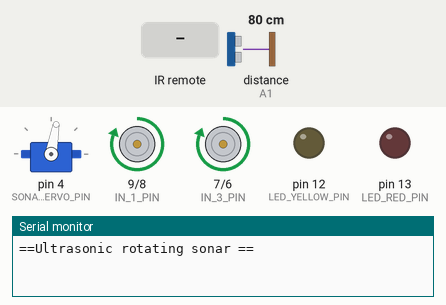
Simulated run of this sketch. Board: Arduino Uno, built with avr-gcc and run on an emulated ATmega328P. On the bench: servo, motor-driver pin pairs drawn as motors (green arrow = first pin HIGH = forward, orange = second pin HIGH = backward, longer = more drive, scaled by the enable pin), output pins drawn as LEDs (lit = HIGH), the last lines printed to the serial monitor. The inputs (shaded band) are chosen by the test bench; at power-on: distance to the obstacle (sensor on A1) 80 cm. The echo pulse lasts 58.3 µs per cm; random numbers use the default seed unless the sketch sets one.

Above: at 1.2 s.
1.3 s: infrared code 0xFF9867 received
3.0 s: infrared code 0xFFA857 received
At 3.6 s:
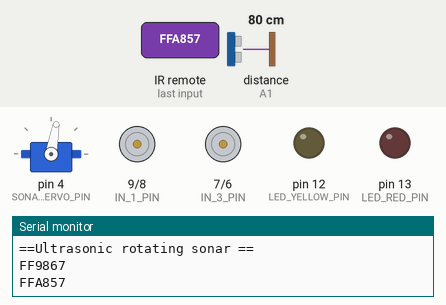
4.7 s: infrared code 0xFF22DD received
At 4.8 s:
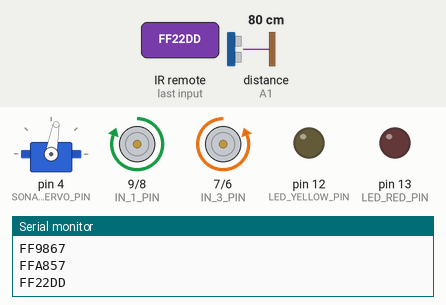
6.4 s: infrared code 0xFFC23D received
At 6.5 s:
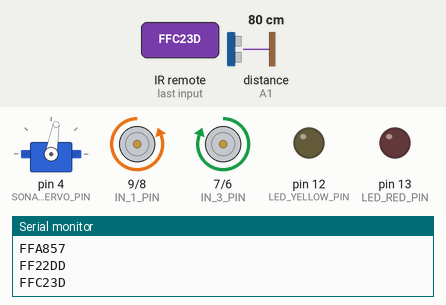
8.1 s: infrared code 0xFF6897 received
At 9.12 s:
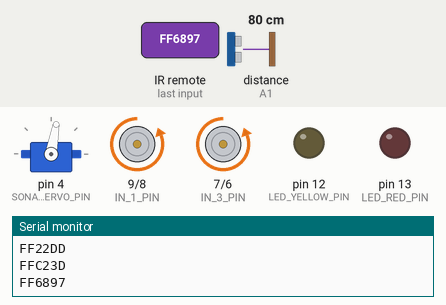
11.1 s: distance to the obstacle (sensor on A1) set to 34 cm
14.1 s: distance to the obstacle (sensor on A1) set to 27 cm
At 14.82 s:
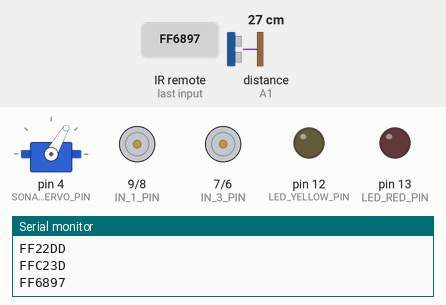
Timing chart, 0 to 38.0 s (numbered marks = the images above; inputs shaded):
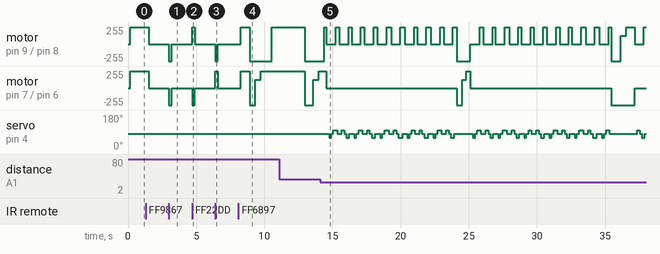

Measured:
- the behaviour switches between 31 and 30 cm on distance to the obstacle (sensor on A1) (found by bisection; images 4 and 5)
- after the input at 3.0 s, motor on pin 9 (IN_1_PIN) / pin 8 (IN_2_PIN), motor on pin 7 (IN_3_PIN) / pin 6 (IN_4_PIN): stopped → backward 255/255 at once, → stopped 0.20 s later
- after the input at 4.7 s, motor on pin 9 (IN_1_PIN) / pin 8 (IN_2_PIN): stopped → forward 255/255 at once, → stopped 0.20 s later; motor on pin 7 (IN_3_PIN) / pin 6 (IN_4_PIN): stopped → backward 255/255 at once, → stopped 0.20 s later
- after the input at 6.4 s, motor on pin 9 (IN_1_PIN) / pin 8 (IN_2_PIN): stopped → backward 255/255 at once, → stopped 0.20 s later; motor on pin 7 (IN_3_PIN) / pin 6 (IN_4_PIN): stopped → forward 255/255 at once, → stopped 0.20 s later
- after the input at 14.1 s, servo on pin 4 (SONAR_SERVO_PIN): 80° → 60° after 0.65 s, → 80° 0.16 s later, → 100° 0.16 s later, → 80° 0.26 s later, … (88 changes in this stretch)

The sketch:

smart_car.ino
```cpp
/*
   Smart car

   The car is controlled with an infra-red remote, but it also has self-driving capabilities. The self-driving mode, I decided to make it with one objective in mind, keep on going without getting stuck in simple scenarios. The ideas behind the obstacle avoidance capabilities are based on trigonometry and random decisions.

  Ramon A. Delgado
  www.radelgado.com
*/


#include <Servo.h>
#include "NewPing.h"
#include <IRremote.h>


/* Pins on the Arduino Sensor Shield v5.0 */
#define LED_RED_PIN       13
#define LED_YELLOW_PIN    12

#define SONAR_SERVO_PIN    4
#define TRIGGER_PIN     A0
#define ECHO_PIN        A1

#define IR_RECEIVER_PIN    3

// Motor A - right side
#define MOTOR_A_ENABLE_PIN 10
#define IN_1_PIN           9
#define IN_2_PIN           8

// Motor B - left side
#define MOTOR_B_ENABLE_PIN 5
#define IN_3_PIN           7
#define IN_4_PIN           6


#define MAX_DISTANCE    200
#define FRONT_ANGLE    80
#define WHEELS_CORRECTION 0

enum OperationMode {
  self_driving,
  ir_remote,
  bluetooth_remote
} currentMode;

NewPing sonar(TRIGGER_PIN, ECHO_PIN, MAX_DISTANCE);
Servo myServo;
IRrecv irrecv(IR_RECEIVER_PIN);
decode_results irResults;


const int triggerDistance = 15;
const int triggerDistanceFar = 30;


/* Variables  */

//int angleList[] = {40, 50, 60, 70, 80, 90, 100, 110, 120, 130, 140}; // Angles to be scanned, 90 is the front
int angleList[] = {70, 90, 110};
//int angleList[] = {90};
//int nAngle = 11;                    // number of elements in angleList
//int nAngle = 1;
int nAngle = 3;
double forIncrement = -1;          // moves the servo forwards or barckwrds depending on the sign.
unsigned long irLastCheck;
int backwardsCounter = 0;

double speedEstimate = 0;
double previousFrontDistance = 0;
unsigned long previousFrontTime;
bool isMovingStraight = false;
bool wasMovingStraight = false;
bool isMoving = false;
bool wasMoving = false;
int stallCounter = 0;
int missingMeasurements = 0;


void setup()
{

  currentMode = self_driving;
  //Distance sensor
  pinMode (TRIGGER_PIN, OUTPUT);
  pinMode (ECHO_PIN, INPUT);

  // Servo Motor for sonar
  myServo.attach(SONAR_SERVO_PIN);  // Attaches the Servo to the Servo Object
  myServo.write(FRONT_ANGLE); // Set servo to mid point

  //Serial
  Serial.begin(9600);
  Serial.println("==Ultrasonic rotating sonar ==");

  //Infrared sensor
  irrecv.enableIRIn();
  irLastCheck = millis();

  // set all the motor control pins to outputs
  pinMode(MOTOR_A_ENABLE_PIN, OUTPUT);
  pinMode(MOTOR_B_ENABLE_PIN, OUTPUT);
  pinMode(IN_1_PIN, OUTPUT);
  pinMode(IN_2_PIN, OUTPUT);
  pinMode(IN_3_PIN, OUTPUT);
  pinMode(IN_4_PIN, OUTPUT);

  // Setup LED
  pinMode(LED_RED_PIN, OUTPUT);
  pinMode(LED_YELLOW_PIN, OUTPUT);
  analogWrite(LED_RED_PIN, 0);
  analogWrite(LED_YELLOW_PIN, 0);
}

void loop()
{
  int minDistance = MAX_DISTANCE;
  double avgDistance = 0;
  int minIndex = 0;
  int frontDistance = 0;
  int distanceList[nAngle];


  //Get Infrared data
  processInfraredInstructions();

  /* Handle Self driving Mode with obstacle avoidance*/
  if ( currentMode == self_driving ) {

    frontDistance = scan(FRONT_ANGLE); // measure front distance

    updateSpeedEstimates(frontDistance);

    handleStall(); // check and manage when the robot stalls

    if ((frontDistance <= triggerDistanceFar)) {
      /* if an object is close take furthe measurements to determinate
        which direction to go*/
      moveStop();
      takeDistanceMeasurements(distanceList , minDistance, minIndex, avgDistance, frontDistance);


      /*  handle the case when the robot has two walls that intersect
        with an angle that is less than 90 degrees.   */
      if (backwardsCounter > 0) {
        switch (random(0, 1)) {
          case 0:
            moveBackwardsRight(255);
            break;
          case 1:
            moveBackwardsLeft(255);
            break;
//          default:
//            moveBackwards(255);
//            break;
        }
        delay(random(5, 20) * 10);
      }

      double rightAngle = wallAngle(distanceList[0], frontDistance, abs(angleList[0] - 90));
      double leftAngle = wallAngle(distanceList[nAngle - 1], frontDistance, abs(angleList[nAngle - 1] - 90));
      double measurementAngle = max(abs(angleList[0] - 90), abs(angleList[nAngle - 1] - 90));

      /* If the Robot is too close to a wall, take appropriate actions*/
      if (minDistance <= triggerDistance) {

        if (max(rightAngle, leftAngle) < 80) {
          if (backwardsCounter <= 100) {
            backwardsCounter = backwardsCounter + 10;
          } else {
            backwardsCounter = 0;
            switch (random(1, 5)) {
              case 1:
                moveBackwardsLeft(255);
                break;
              case 2:
                moveBackwardsRight(255);
                break;
              case 3:
                moveRight(255);
                break;
              case 4:
                moveLeft(255);
                break;
              default:
                moveForward(255);
            }
            delay(random(3, 8) * 100);
          }
          moveBackwards(255);
          switch (random(0, 3)) {
          case 0:
            moveBackwardsRight(255);
            break;
          case 1:
            moveBackwardsLeft(255);
            break;
          default:
            moveBackwards(255);
            break;
        }
        }
        else {
          backwardsCounter = backwardsCounter + 1;
          if (leftAngle < rightAngle) {
            moveBackwardsLeft(255);
          } else {
            moveBackwardsRight(255);
          }
          delay(random(1, 6) * 100);
        }

      }
      else {
        backwardsCounter = max(backwardsCounter - 1, 0);
        if (backwardsCounter == 0) {
          if (rightAngle > leftAngle) {
            moveForwardRight(255);
          }
          else {
            moveForwardLeft(255);
          }
          delay(random(1, 4) * 50);
        } else
          delay(random(1, 4) * 50);
      }
    }
    else {
      backwardsCounter = max(backwardsCounter - 1, 0);
      if (backwardsCounter == 0)
        moveForward(255);
    }

    /* From time to time do a random movement*/
    if (random(1, 300) <= 1) {
      switch (random(1, 6)) {
        case 1:
          moveBackwardsLeft(255);
          break;
        case 2:
          moveBackwardsRight(255);
          break;
        case 3:
          moveRight(255);
          break;
        case 4:
          moveLeft(255);
          break;
        case 5:
          moveForward(255);
          break;
        default:
          moveBackwards(255);
          break;
      }
      delay(random(2, 10) * 100);

    }
  }

  /* Update Light Colour*/
  if (backwardsCounter == 0) {
    analogWrite(LED_RED_PIN, 0);
    analogWrite(LED_YELLOW_PIN, 0);
  } else {
    analogWrite(LED_RED_PIN, 0);
    analogWrite(LED_YELLOW_PIN, 255);
  }
}

void takeDistanceMeasurements(int distanceList[] , int& minDistance, int & minIndex, double& avgDistance, int &frontDistance) {
  int forInitialization = 0;
  int iAngle = 0;
  int distance;                 // to store the distance calculated from the sensor

  avgDistance = 0;
  minDistance = MAX_DISTANCE;

  // Determinate scan direction (left to right or viceversa) for the measurements
  forIncrement = -forIncrement;
  if (forIncrement > 0) {
    forInitialization = 0;
  } else {
    forInitialization = nAngle - 1;
  }

  for (iAngle = forInitialization; (iAngle < nAngle && iAngle > -1); iAngle = iAngle + forIncrement) {

    // Read measurements and move servo
    distance = scan(angleList[iAngle] - 90 + FRONT_ANGLE);   // Move Servo and get distance measurement

    if (angleList[iAngle] == 90) {
      frontDistance = distance;
    }
    // Analyse Measurements
    distanceList[iAngle] = distance;
    avgDistance = avgDistance + distance / nAngle;
    if (distance < minDistance) {
      minDistance = distance;
      minIndex = iAngle;
    }
  }


}


void handleStall() {

  if (stallCounter > 10)
  {
    moveBackwards(255);
    delay(random(4, 10) * 100);
    if (random(1, 10) > 5) {
      moveBackwardsLeft(255);
      delay(random(3, 5) * 100);
      moveRight(255);
      delay(random(3, 10) * 100);
    } else{
      moveBackwardsRight(255);
      delay(random(3, 5) * 100);
      moveLeft(255);
      delay(random(3, 10) * 100);
    }
    stallCounter = 0;

  }

  if (missingMeasurements > 30)
  {
    moveBackwards(255);
    delay(random(2, 6) * 100);
    switch (random(1, 4)) {
      case 1:
        moveBackwardsLeft(255);
        break;
      case 2:
        moveBackwardsRight(255);
        break;
      case 3:
        moveRight(255);
        break;
      default:
        moveLeft(255);
        break;
    }
    delay(random(0, 4) * 100);
    missingMeasurements = 0;
  }

}

void updateSpeedEstimates(int frontDistance) {
  if ( isMoving ) {
    unsigned long currentFrontTime = millis();
    if ( wasMoving ) {

      double currentFrontSpeed = -1000 * (frontDistance - previousFrontDistance) / (currentFrontTime - previousFrontTime); // speed in cm/s

      if ( currentFrontSpeed > 15 ) {
        if (isMovingStraight && wasMovingStraight)
          speedEstimate = (0.99) * speedEstimate + 0.01 * currentFrontSpeed;
        stallCounter = 0;
      } else
        stallCounter++;
    }
    previousFrontDistance = frontDistance;
    previousFrontTime = currentFrontTime;
  }
  wasMovingStraight = isMovingStraight;
  wasMoving = isMoving;
}

void processInfraredInstructions() {
  if (irrecv.decode(&irResults)) {
    unsigned long irData = irResults.value;
    Serial.println(irData, HEX);
    irLastCheck = millis();
    if (currentMode == ir_remote) {
      switch (irData) {
        case 0xFF629D : // UP
          moveForward(255);
          break;
        case 0xFFA857 : // Down
          moveBackwards(255);
          break;
        case 0xFF22DD : //Left
          moveLeft(255);
          break;
        case 0xFFC23D : //Right
          moveRight(255);
          break;
        case 0xFF02FD : //OK button
          moveStop();
          break;
        case 0xFF6897 : // #1 button
          currentMode = self_driving;
          break;
      }
    } else if (irData == 0xFF9867) { //#2 button
      currentMode = ir_remote;
    }
    irrecv.resume();
  } else {
    if (currentMode == ir_remote && (millis() - irLastCheck) > 200 ) {
      // Turn Off both motors
      digitalWrite(IN_1_PIN, LOW);
      digitalWrite(IN_2_PIN, LOW);
      digitalWrite(IN_3_PIN, LOW);
      digitalWrite(IN_4_PIN, LOW);
    }

  }
}

/**********************************************
    Define Auxiliary functions
 * ********************************************
*/
int scan(int deg)
{
  int distance = 0;
  myServo.write(deg);
  delay(160);
  distance = sonar.ping_cm();
  if (distance <= 0) {
    distance = MAX_DISTANCE ;
  }
  if (distance == MAX_DISTANCE)
    missingMeasurements++;
  return distance;
}


double wallAngle(double b, double c, double alphaDeg )
{
  double pi = 3.14159265;
  double a = sqrt(b * b + c * c - 2 * b * c * cos(pi * alphaDeg / 180));
  double beta = acos((c * c + a * a - b * b) / (2 * a * c));
  return beta / pi * 180;
}

/* ********************************************
    Define Car Movements
 *  *******************************************
*/

void moveForward(int speed)
{
  isMovingStraight = true;
  isMoving = true;
  // turn on motor A
  digitalWrite(IN_1_PIN, HIGH);
  digitalWrite(IN_2_PIN, LOW);

  // turn on motor B
  digitalWrite(IN_3_PIN, HIGH);
  digitalWrite(IN_4_PIN, LOW);

  analogWrite(MOTOR_A_ENABLE_PIN, speed - max(0, WHEELS_CORRECTION));
  analogWrite(MOTOR_B_ENABLE_PIN, speed - max(0, -WHEELS_CORRECTION));
}

void moveBackwards(int speed)
{
  isMovingStraight = false;
  isMoving = false;
  // turn on motor A
  digitalWrite(IN_1_PIN, LOW);
  digitalWrite(IN_2_PIN, HIGH);

  // turn on motor B
  digitalWrite(IN_3_PIN, LOW);
  digitalWrite(IN_4_PIN, HIGH);

  analogWrite(MOTOR_A_ENABLE_PIN, speed - max(0, WHEELS_CORRECTION));
  analogWrite(MOTOR_B_ENABLE_PIN, speed - max(0, -WHEELS_CORRECTION));
}


void moveRight(int speed)
{
  isMovingStraight = false;
  isMoving = true;
  // turn off motor A
  digitalWrite(IN_1_PIN, LOW); // low
  digitalWrite(IN_2_PIN, HIGH); // low

  // turn on motor B
  digitalWrite(IN_3_PIN, HIGH);
  digitalWrite(IN_4_PIN, LOW);

  analogWrite(MOTOR_A_ENABLE_PIN, speed -  max(0, WHEELS_CORRECTION));
  analogWrite(MOTOR_B_ENABLE_PIN, speed -  max(0, -WHEELS_CORRECTION));
}
void moveForwardRight(int speed)
{
  isMovingStraight = false;
  isMoving = true;
  // turn off motor A
  digitalWrite(IN_1_PIN, LOW); // low
  digitalWrite(IN_2_PIN, LOW); // low

  // turn on motor B
  digitalWrite(IN_3_PIN, HIGH);
  digitalWrite(IN_4_PIN, LOW);

  analogWrite(MOTOR_A_ENABLE_PIN, speed -  max(0, WHEELS_CORRECTION));
  analogWrite(MOTOR_B_ENABLE_PIN, speed -  max(0, -WHEELS_CORRECTION));
}
void moveBackwardsRight(int speed)
{
  isMovingStraight = false;
  isMoving = false;
  // turn on motor A
  digitalWrite(IN_1_PIN, HIGH); // low
  digitalWrite(IN_2_PIN, LOW); //low

  // turn on motor B
  digitalWrite(IN_3_PIN, LOW);
  digitalWrite(IN_4_PIN, HIGH);

  analogWrite(MOTOR_A_ENABLE_PIN, floor(speed * 1 / 2) - max(0, WHEELS_CORRECTION));
  analogWrite(MOTOR_B_ENABLE_PIN, speed - max(0, -WHEELS_CORRECTION));
}

void moveLeft(int speed)
{
  isMovingStraight = false;
  isMoving = true;
  // turn on motor A
  digitalWrite(IN_1_PIN, HIGH);
  digitalWrite(IN_2_PIN, LOW);

  // turn off motor B
  digitalWrite(IN_3_PIN, LOW); // low
  digitalWrite(IN_4_PIN, HIGH); // low

  analogWrite(MOTOR_A_ENABLE_PIN, speed - max(0, WHEELS_CORRECTION));
  analogWrite(MOTOR_B_ENABLE_PIN, speed - max(0, -WHEELS_CORRECTION));
}

void moveForwardLeft(int speed)
{
  isMovingStraight = false;
  isMoving = true;
  // turn on motor A
  digitalWrite(IN_1_PIN, HIGH);
  digitalWrite(IN_2_PIN, LOW);

  // turn off motor B
  digitalWrite(IN_3_PIN, LOW); // low
  digitalWrite(IN_4_PIN, LOW); // low

  analogWrite(MOTOR_A_ENABLE_PIN, speed - max(0, WHEELS_CORRECTION));
  analogWrite(MOTOR_B_ENABLE_PIN, speed - max(0, -WHEELS_CORRECTION));
}

void moveBackwardsLeft(int speed)
{
  isMovingStraight = false;
  isMoving = false;
  // turn on motor A
  digitalWrite(IN_1_PIN, LOW);
  digitalWrite(IN_2_PIN, HIGH);

  // turn on motor B
  digitalWrite(IN_3_PIN, HIGH); // low
  digitalWrite(IN_4_PIN, LOW); // low

  analogWrite(MOTOR_A_ENABLE_PIN, speed - max(0, WHEELS_CORRECTION));
  analogWrite(MOTOR_B_ENABLE_PIN, floor(speed * 1 / 2) - max(0, -WHEELS_CORRECTION));
}

void moveStop()
{
  isMovingStraight = false;
  isMoving = false;

  digitalWrite(IN_1_PIN, LOW);
  digitalWrite(IN_2_PIN, LOW);
  digitalWrite(IN_3_PIN, LOW);
  digitalWrite(IN_4_PIN, LOW);

  delay(200);
}
```
